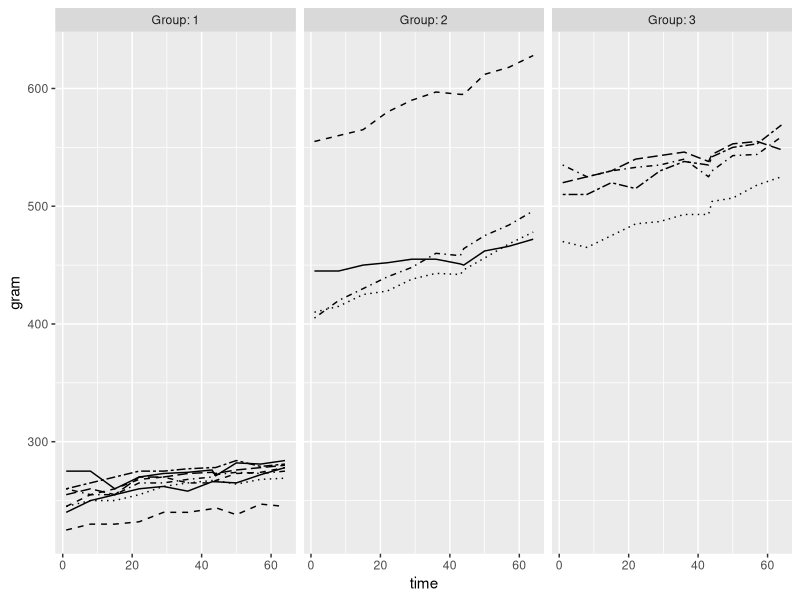
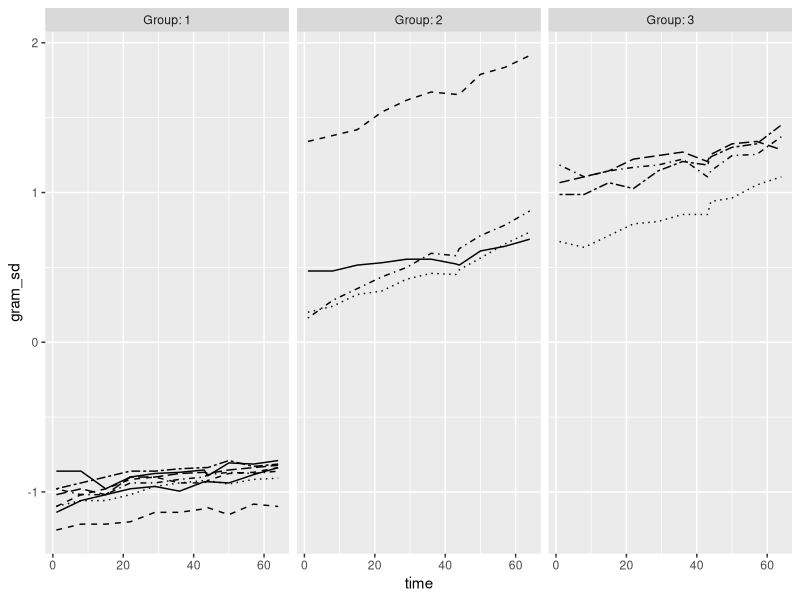
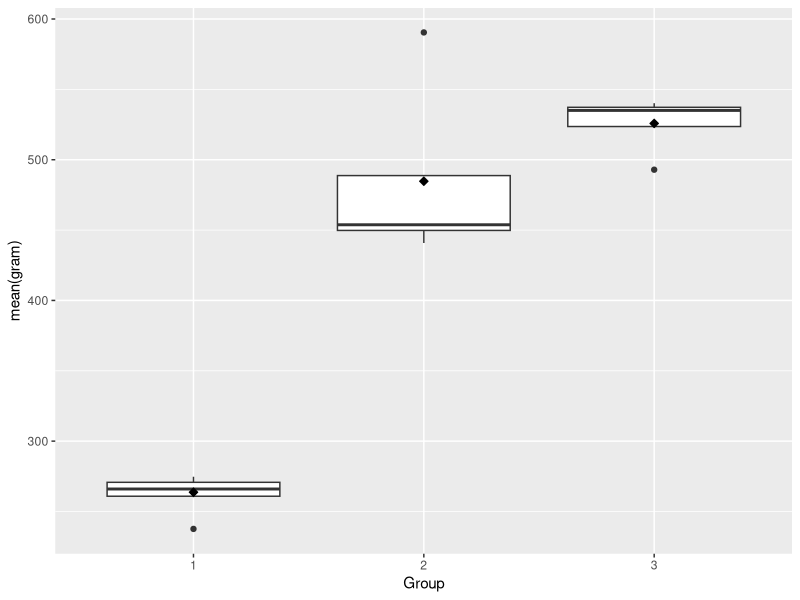
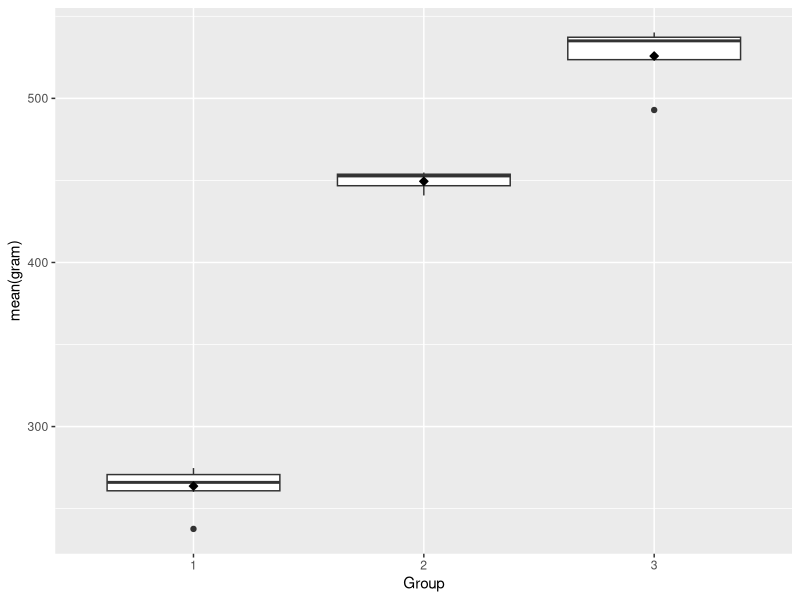
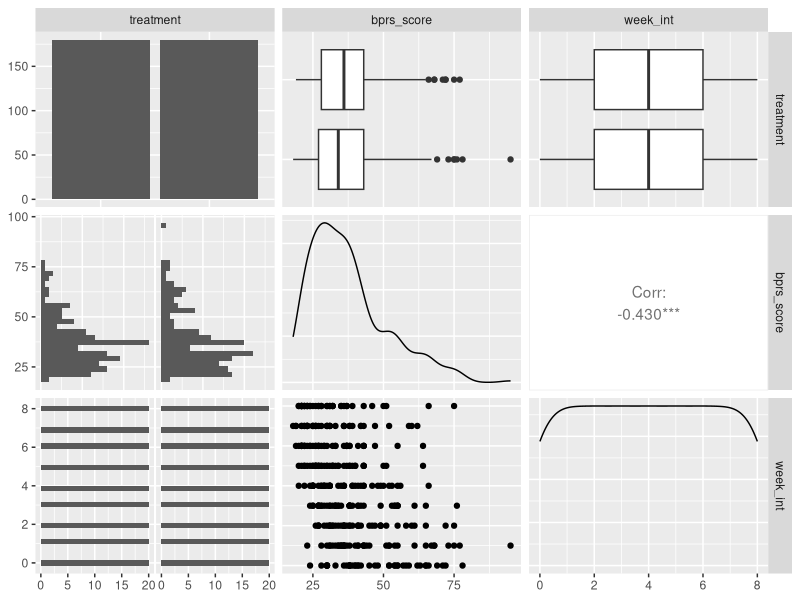

R code for these plots, in order:
## ---- chunk 1
#Importing data and inspecting it
library(dplyr)
library(tidyr)

#rats
rats <- read.csv("data/rats.csv")
summary(rats)
str(rats)

rats$ID <- as.factor(rats$ID)
rats$Group <- as.factor(rats$Group)
str(rats)

#Make time to integer

rats$time <- as.character(rats$time)
rats$time <- as.numeric(gsub("WD","",rats$time))
str(rats)
summary(rats)

#Plot the weight development of the individual rats
library(ggplot2)

ggplot(rats, aes(x = time, y = gram, linetype = ID)) +
  geom_line() +
  scale_linetype_manual(values = rep(1:10, times=4)) +
  facet_grid(. ~ Group, labeller = label_both) +
  theme(legend.position = "none") + 
  scale_y_continuous(limits = c(min(rats$gram), max(rats$gram)))

#Standardize the weights in order to even clearer see the weight development

rats$gram_sd <- scale(rats$gram)
summary(rats)

#Plot the standardized curves

ggplot(rats, aes(x = time, y = gram_sd, linetype = ID)) +
  geom_line() +
  scale_linetype_manual(values = rep(1:10, times=4)) +
  facet_grid(. ~ Group, labeller = label_both) +
  theme(legend.position = "none") + 
  scale_y_continuous(limits = c(min(rats$gram_sd), max(rats$gram_sd)))

#Look into summative varaible mean for the different groups

#Create new tabel with mean weight per individ

rats_summative<- rats %>%
  filter(time > 0) %>%
  group_by(Group, ID) %>%
  summarise( mean_gram=mean(gram) ) %>%
  ungroup()

str(rats_summative)

#Visualize the mean weights per group

ggplot(rats_summative, aes(x = Group, y = mean_gram)) +
  geom_boxplot() +
  stat_summary(fun.y = "mean", geom = "point", shape=23, size=2, fill = "black") +
  scale_y_continuous(name = "mean(gram)")

#The outlier we earlier saw in group 2 is very visible in this boxplot graph. It could be vise to remove it
#We filter it out and redraw the plot

rats_summative_no_outlier <- rats_summative %>% filter(mean_gram <570)

ggplot(rats_summative_no_outlier, aes(x = Group, y = mean_gram)) +
  geom_boxplot() +
  stat_summary(fun.y = "mean", geom = "point", shape=23, size=2, fill = "black") +
  scale_y_continuous(name = "mean(gram)")

#Check that means really are different for the groups with anova test -> they are clearly!

oneway.test(mean_gram~Group,data=rats_summative_no_outlier,var.equal=TRUE) 


## ---- chunk 2
#Importing data and inspecting it
#bprs
bprs <- read.csv("data/bprs.csv")
bprs$treatment <- as.factor(bprs$treatment)
bprs$subject <- as.factor(bprs$subject)
str(bprs)

#Extract week number from week strings
bprs$weeks <- as.character(bprs$weeks)
str(bprs)

bprs$week_int <- as.numeric(gsub("week","",bprs$weeks))
summary(bprs) #week from 0  (baseline) to 8
str(bprs)
head(bprs,3)

#We start our analysis with pretending the observations are independent (ie, we ignore the fact that they are done on same objects during different time periods) and use a normal linear regression

dim(bprs)#360 observations on 5 variables

bprs_reg <- lm(bprs_score ~ week_int + treatment, data = bprs)
summary(bprs_reg)

#Plot to see signs that bprs score is dependent on treatment -> could be but difficult to say
library(ggplot2)
library(GGally)
ggpairs(bprs[,c(1,4:5)])

#Random intercept model
library(lme4)
bprs_rim <- lmer(bprs_score ~ week_int + treatment + (1 | subject), data = bprs, REML = FALSE)
summary(bprs_rim)
  
#Random Intercept and Random Slope Model
bprs_rirsm <-lmer(bprs_score ~ week_int + treatment  + (week_int | subject), data = bprs, REML = FALSE)
summary(bprs_rirsm)

#Anova analysis to see defference between the two Random intercept models
anova(bprs_rirsm, bprs_rim )

#Random Intercept and Random Slope Model with interaction
bprs_rirsmwi <- lmer(bprs_score ~ week_int * treatment  + (week_int | subject), data = bprs, REML = FALSE)
summary(bprs_rirsmwi)

#Anova analysis to see defference between the last two Random intercept models
anova(bprs_rirsmwi,bprs_rirsm)


